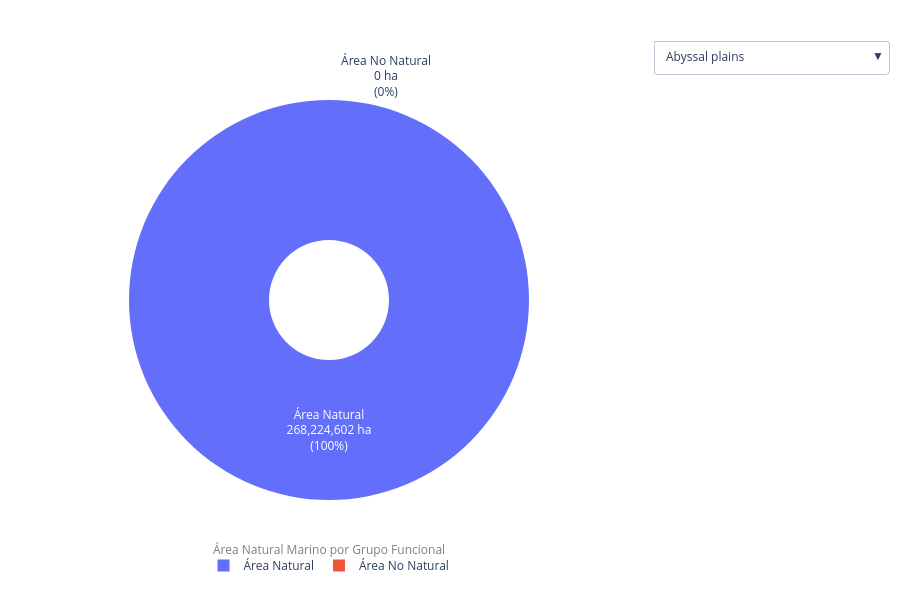

Write notebook code for a chart like this one.
### Code cell
fig = go.Figure()

# Add traces for each group
for i, group in enumerate(efg_marino['group']):
    area_natural = efg_marino.loc[i, 'area_natural']
    area_modified = efg_marino.loc[i, 'area_total'] - efg_marino.loc[i, 'area_natural']
    
    fig.add_trace(go.Pie(
        labels=['Área Natural', 'Área No Natural'],
        values=[area_natural, area_modified],
        name=group,
        hole=0.3,
        textinfo='label+percent',
        hoverinfo='label+value+percent',
        texttemplate='%{label}<br>%{value:,.0f} ha<br>(%{percent})',
        visible=(i == 0)  # Only first group visible initially
    ))

# Create dropdown menu buttons
buttons = []
for i, group in enumerate(efg_marino['group']):
    visibility = [False] * len(efg_marino['group'])
    visibility[i] = True
    
    buttons.append(dict(
        label=group,
        method='update',
        args=[{'visible': visibility},
              {'title': f'Área Natural: {group}'}]
    ))

# Update layout with dropdown
fig.update_layout(
    updatemenus=[dict(
        active=0,
        buttons=buttons,
        direction='down',
        showactive=True,
        x=1.15,
        y=1.15,
        xanchor='left',
        yanchor='top'
    )],
    showlegend=True,
    legend=dict(
        orientation='h',
        yanchor='bottom',
        y=-0.2,
        xanchor='center',
        x=0.5
    ),
    height=600,
    margin=dict(t=100, b=100)
)

# Add annotation for percentage
fig.add_annotation(
    text='Área Natural Marino por Grupo Funcional',
    x=0.5,
    y=-0.15,
    xref='paper',
    yref='paper',
    showarrow=False,
    font=dict(size=12, color='gray')
)

fig.show()

### Figure 1 — Plotly figure (JSON) as saved in the notebook; plotly's stock layout.template omitted (floating-point values rounded to 4 significant figures)
{"data": [{"hole": 0.3, "hoverinfo": "label+value+percent", "labels": ["Área Natural", "Área No Natural"], "name": "Abyssal plains", "textinfo": "label+percent", "texttemplate": "%{label}<br>%{value:,.0f} ha<br>(%{percent})", "type": "pie", "values": [268200000.0, 0], "visible": true}, {"hole": 0.3, "hoverinfo": "label+value+percent", "labels": ["Área Natural", "Área No Natural"], "name": "Coastal shrublands and grasslands", "textinfo": "label+percent", "texttemplate": "%{label}<br>%{value:,.0f} ha<br>(%{percent})", "type": "pie", "values": [171500.0, 0], "visible": false}, {"hole": 0.3, "hoverinfo": "label+value+percent", "labels": ["Área Natural", "Área No Natural"], "name": "Continental and island slopes", "textinfo": "label+percent", "texttemplate": "%{label}<br>%{value:,.0f} ha<br>(%{percent})", "type": "pie", "values": [46910000.0, 0], "visible": false}, {"hole": 0.3, "hoverinfo": "label+value+percent", "labels": ["Área Natural", "Área No Natural"], "name": "Deepwater coastal inlets", "textinfo": "label+percent", "texttemplate": "%{label}<br>%{value:,.0f} ha<br>(%{percent})", "type": "pie", "values": [7361000.0, 0], "visible": false}, {"hole": 0.3, "hoverinfo": "label+value+percent", "labels": ["Área Natural", "Área No Natural"], "name": "Hadal trenches and troughs", "textinfo": "label+percent", "texttemplate": "%{label}<br>%{value:,.0f} ha<br>(%{percent})", "type": "pie", "values": [3874000.0, 0], "visible": false}, {"hole": 0.3, "hoverinfo": "label+value+percent", "labels": ["Área Natural", "Área No Natural"], "name": "Kelp forests", "textinfo": "label+percent", "texttemplate": "%{label}<br>%{value:,.0f} ha<br>(%{percent})", "type": "pie", "values": [11990000.0, 0], "visible": false}, {"hole": 0.3, "hoverinfo": "label+value+percent", "labels": ["Área Natural", "Área No Natural"], "name": "Rocky Shorelines", "textinfo": "label+percent", "texttemplate": "%{label}<br>%{value:,.0f} ha<br>(%{percent})", "type": "pie", "values": [258500.0, 0], "visible": false}, {"hole": 0.3, "hoverinfo": "label+value+percent", "labels": ["Área Natural", "Área No Natural"], "name": "Sandy Shorelines", "textinfo": "label+percent", "texttemplate": "%{label}<br>%{value:,.0f} ha<br>(%{percent})", "type": "pie", "values": [449900.0, 0], "visible": false}, {"hole": 0.3, "hoverinfo": "label+value+percent", "labels": ["Área Natural", "Área No Natural"], "name": "Seamounts, ridges and plateaus", "textinfo": "label+percent", "texttemplate": "%{label}<br>%{value:,.0f} ha<br>(%{percent})", "type": "pie", "values": [14130000.0, 0], "visible": false}, {"hole": 0.3, "hoverinfo": "label+value+percent", "labels": ["Área Natural", "Área No Natural"], "name": "Subtidal rocky reefs", "textinfo": "label+percent", "texttemplate": "%{label}<br>%{value:,.0f} ha<br>(%{percent})", "type": "pie", "values": [647700.0, 0], "visible": false}, {"hole": 0.3, "hoverinfo": "label+value+percent", "labels": ["Área Natural", "Área No Natural"], "name": "Subtidal sand beds", "textinfo": "label+percent", "texttemplate": "%{label}<br>%{value:,.0f} ha<br>(%{percent})", "type": "pie", "values": [2820000.0, 0], "visible": false}, {"hole": 0.3, "hoverinfo": "label+value+percent", "labels": ["Área Natural", "Área No Natural"], "name": "Upwelling zones", "textinfo": "label+percent", "texttemplate": "%{label}<br>%{value:,.0f} ha<br>(%{percent})", "type": "pie", "values": [378700.0, 0], "visible": false}], "layout": {"annotations": [{"font": {"color": "gray", "size": 12}, "showarrow": false, "text": "Área Natural Marino por Grupo Funcional", "x": 0.5, "xref": "paper", "y": -0.15, "yref": "paper"}], "height": 600, "legend": {"orientation": "h", "x": 0.5, "xanchor": "center", "y": -0.2, "yanchor": "bottom"}, "margin": {"b": 100, "t": 100}, "showlegend": true, "updatemenus": [{"active": 0, "buttons": [{"args": [{"visible": [true, false, false, false, false, false, false, false, false, false, false, false]}, {"title": "Área Natural: Abyssal plains"}], "label": "Abyssal plains", "method": "update"}, {"args": [{"visible": [false, true, false, false, false, false, false, false, false, false, false, false]}, {"title": "Área Natural: Coastal shrublands and grasslands"}], "label": "Coastal shrublands and grasslands", "method": "update"}, {"args": [{"visible": [false, false, true, false, false, false, false, false, false, false, false, false]}, {"title": "Área Natural: Continental and island slopes"}], "label": "Continental and island slopes", "method": "update"}, {"args": [{"visible": [false, false, false, true, false, false, false, false, false, false, false, false]}, {"title": "Área Natural: Deepwater coastal inlets"}], "label": "Deepwater coastal inlets", "method": "update"}, {"args": [{"visible": [false, false, false, false, true, false, false, false, false, false, false, false]}, {"title": "Área Natural: Hadal trenches and troughs"}], "label": "Hadal trenches and troughs", "method": "update"}, {"args": [{"visible": [false, false, false, false, false, true, false, false, false, false, false, false]}, {"title": "Área Natural: Kelp forests"}], "label": "Kelp forests", "method": "update"}, {"args": [{"visible": [false, false, false, false, false, false, true, false, false, false, false, false]}, {"title": "Área Natural: Rocky Shorelines"}], "label": "Rocky Shorelines", "method": "update"}, {"args": [{"visible": [false, false, false, false, false, false, false, true, false, false, false, false]}, {"title": "Área Natural: Sandy Shorelines"}], "label": "Sandy Shorelines", "method": "update"}, {"args": [{"visible": [false, false, false, false, false, false, false, false, true, false, false, false]}, {"title": "Área Natural: Seamounts, ridges and plateaus"}], "label": "Seamounts, ridges and plateaus", "method": "update"}, {"args": [{"visible": [false, false, false, false, false, false, false, false, false, true, false, false]}, {"title": "Área Natural: Subtidal rocky reefs"}], "label": "Subtidal rocky reefs", "method": "update"}, {"args": [{"visible": [false, false, false, false, false, false, false, false, false, false, true, false]}, {"title": "Área Natural: Subtidal sand beds"}], "label": "Subtidal sand beds", "method": "update"}, {"args": [{"visible": [false, false, false, false, false, false, false, false, false, false, false, true]}, {"title": "Área Natural: Upwelling zones"}], "label": "Upwelling zones", "method": "update"}], "direction": "down", "showactive": true, "x": 1.15, "xanchor": "left", "y": 1.15, "yanchor": "top"}]}}
